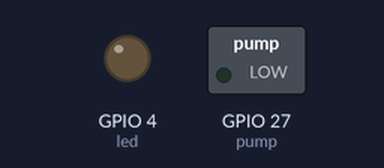
Bench run of a program on a simulated ESP32 board running MicroPython. On the bench: switched loads named in the program (green lamp = pin HIGH), output pins drawn as LEDs (lit = HIGH).

Above: at 2.5 s.
At 5.5 s:
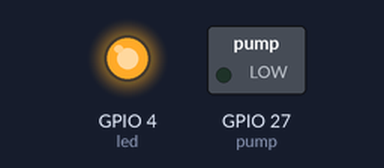
Timing chart, 0 to 6.5 s (numbered marks = the images above):
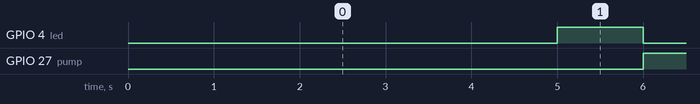

Measured:
- by itself, GPIO 4 (led): alternates HIGH for 1.0 s and LOW for 4.0 s
- by itself, GPIO 27 (pump): alternates HIGH for 2.0 s and LOW for 3.0 s
- by itself, everything shown: repeats every 5.0 s, in 3 steps

The program:

se.py
```python
from machine import Pin,Timer
# from servo import Servo
from time import sleep

pump = Pin(27, Pin.OUT)
led = Pin(4, Pin.OUT)
# fan = Pin(2, Pin.OUT)
# s=Servo(25)


def pump_water(data):
    pump.value(1)
    sleep(2)
    pump.value(0)

def led1(data1):
    led.value(1)
    sleep(1)
    led.value(0)

timer = Timer(0)
timer.init(period=5000, mode=Timer.PERIODIC, callback = led1)

pumper = Timer(33)
pumper.init(period=5000, mode=Timer.PERIODIC, callback = pump_water)

# while True:
# #     pump.value(1)
# #     led.value(1)
# #     fan.value(1)
# #     time.sleep(2)
# #     pump.value(0)
# #     led.value(0)
# #     fan.value(0)
# #     time.sleep(2)
#     s.angle(90)
#     sleep(2)
#     s.angle(0)
#     sleep(2)
```
